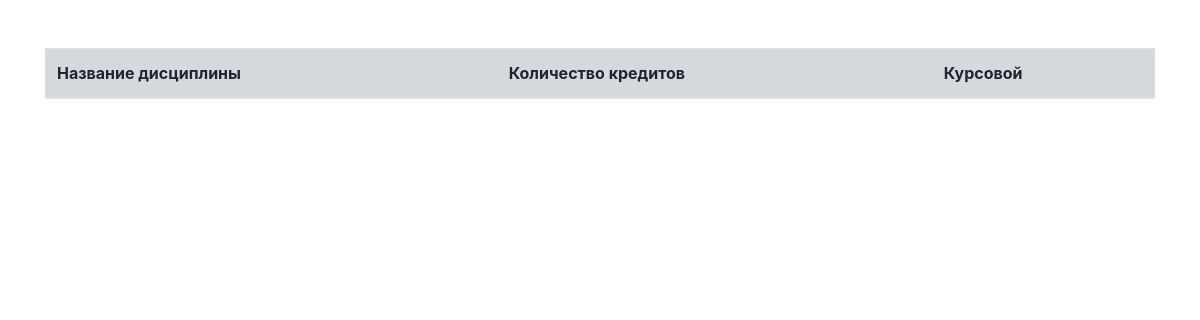
The app's page /api/discipline/disciplinelist/, older data.
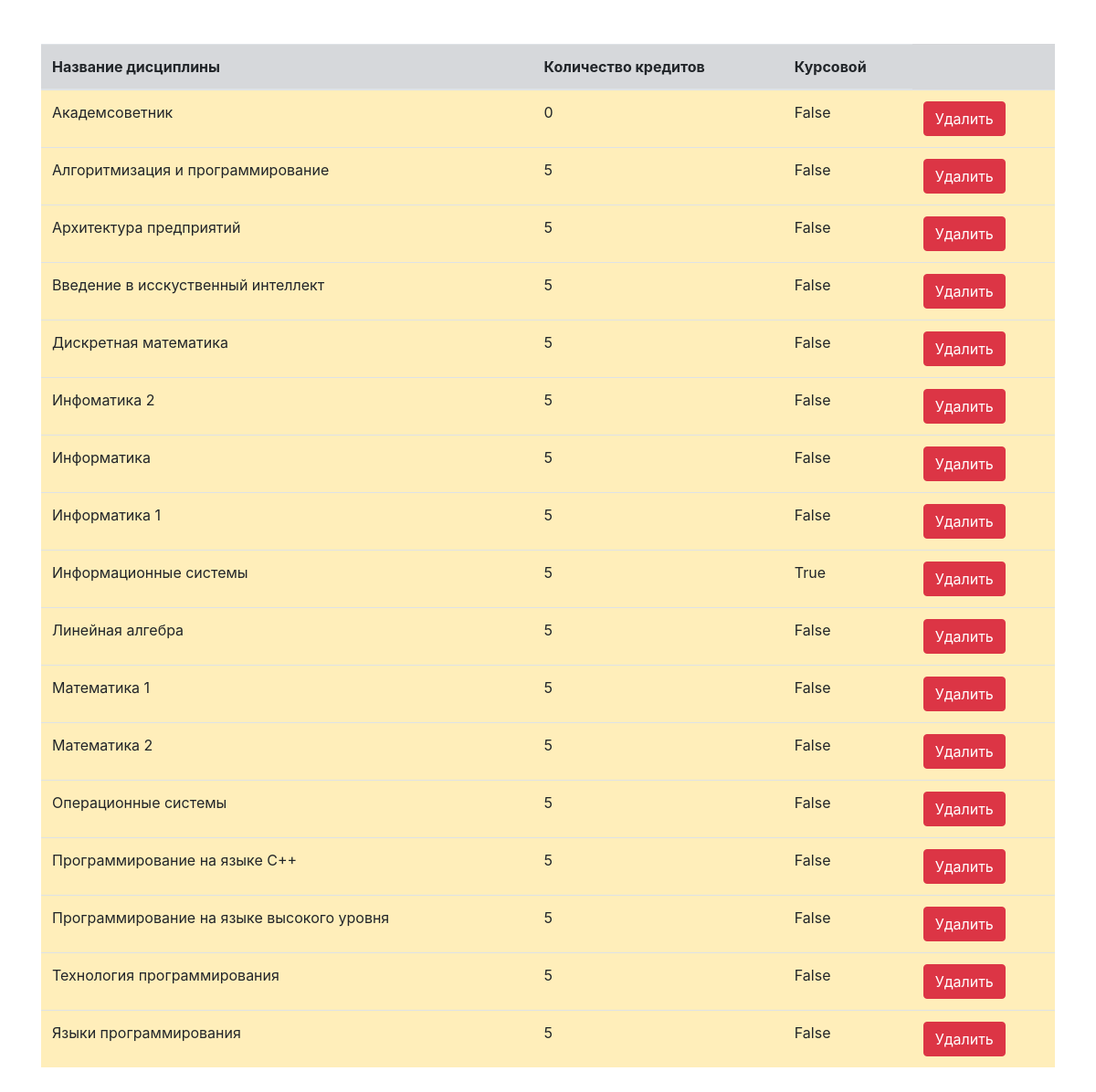
The same page, newer data.
### apps/discipline/models.py (models this page shows, shortened)
class Discipline(models.Model):
    name = models.CharField(max_length=150, blank=True, verbose_name='Название дисциплины: ', unique=True)
    amount_of_credit = models.IntegerField(verbose_name='Количество кредитов')
    is_kursovoi = models.BooleanField(default=False, verbose_name='Курсовой')
    class Meta:
        verbose_name = 'Дисциплина'
        verbose_name_plural = 'Дисциплины'
        ordering = ('-id',)

### api/discipline/views.py (the view)
# urls.py: path('disciplinelist/', views.disciplinelist, name='disciplinelist'),
def disciplinelist(request):
    discipline = Discipline.objects.all().order_by('name', '-id').values()
    context = {'discipline': discipline}
    return render(request, 'disciplinelist.html', context)

### api/discipline/templates/disciplinelist.html (shortened to what this page needs)
{% load static %}
<!DOCTYPE html>
<html lang="en">
<head>
    <link rel="stylesheet" href="https://cdn.jsdelivr.net/npm/bootstrap@4.0.0/dist/css/bootstrap.min.css">
</head>
<body>
<div class="container my-5">
  <table class="table table-secondary" >
      <thead>
      <tr>
        <th scope="col">Название дисциплины</th>
        <th scope="col">Количество кредитов</th>
        <th scope="col">Курсовой</th>
      </tr>
      {% for i in discipline %}
          <tr class="table-warning">
              <td>{{ i.name }}</td>
              <td>{{ i.amount_of_credit }}</td>
              <td>{{ i.is_kursovoi }}</td>
              <td><a href="{% url 'deletediscipline' i.id %}"><button class="btn btn-danger" type="button">Удалить</button></a></td>
          </tr>
      {% endfor %}
  </table>
</div>
</body>
</html>

Row changes from the older to the newer data that the page shows:
added Discipline: name "Академсоветник", amount_of_credit "0", is_kursovoi "False"
added Discipline: name "Алгоритмизация и программирование", amount_of_credit "5", is_kursovoi "False"
added Discipline: name "Архитектура предприятий", amount_of_credit "5", is_kursovoi "False"
added Discipline: name "Введение в исскуственный интеллект", amount_of_credit "5", is_kursovoi "False"
added Discipline: name "Дискретная математика", amount_of_credit "5", is_kursovoi "False"
added Discipline: name "Инфоматика 2", amount_of_credit "5", is_kursovoi "False"
added Discipline: name "Информатика", amount_of_credit "5", is_kursovoi "False"
added Discipline: name "Информатика 1", amount_of_credit "5", is_kursovoi "False"
added Discipline: name "Информационные системы", amount_of_credit "5", is_kursovoi "True"
added Discipline: name "Линейная алгебра", amount_of_credit "5", is_kursovoi "False"
added Discipline: name "Математика 1", amount_of_credit "5", is_kursovoi "False"
added Discipline: name "Математика 2", amount_of_credit "5", is_kursovoi "False"
added Discipline: name "Операционные системы", amount_of_credit "5", is_kursovoi "False"
added Discipline: name "Программирование на языке С++", amount_of_credit "5", is_kursovoi "False"
added Discipline: name "Программирование на языке высокого уровня", amount_of_credit "5", is_kursovoi "False"
added Discipline: name "Технология программирования", amount_of_credit "5", is_kursovoi "False"
added Discipline: name "Языки программирования", amount_of_credit "5", is_kursovoi "False"
